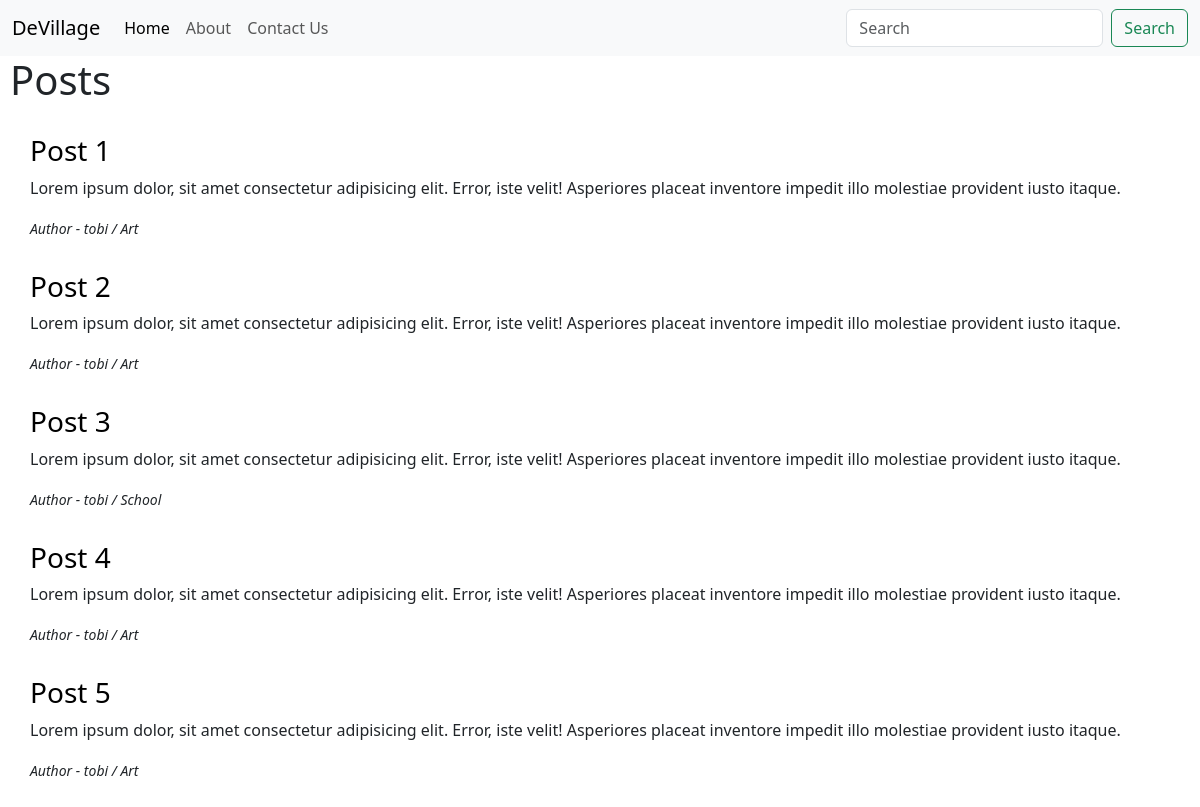
The page / on the database its author committed.
### posts/models.py (models this page shows, shortened)
class Posts(models.Model):
    category = models.ForeignKey(Category, related_name= 'posts',default='', on_delete=models.CASCADE)
    title = models.CharField(max_length=200)
    post = models.TextField(max_length= 100000, blank = False)
    created_by = models.ForeignKey(User, related_name= 'posts' ,default= User, on_delete=models.CASCADE)
    class Meta:
        verbose_name_plural = "Posts"

class Category(models.Model):
    name = models.CharField(max_length=300)
    class Meta:
        verbose_name_plural = "Categories"
    def __str__(self):
        return self.name

### posts/views.py (the view)
# urls.py: path('',views.Post,name='post'),
def Post(request):
    posts = Posts.objects.all()
    return render(request, 'templates/index.html',{
        'posts':posts
    })

### templates/index.html (shortened to what this page needs)
{%extends 'templates/base.html'%}
{%block content%}
<h1 style="margin-left: 10px;">Posts</h1>
    {%for post in posts%}
    <div style="margin: 30px;">
        <a style="text-decoration: none; color: black;" href="{%url 'post_app:details' post.id%}"><h3>{{post.title}}</h3></a>
        <p>{{post.post}}</p>
        <small><i>Author - {{post.created_by}} / {{post.category}}</i></small>
    </div>
    {%endfor%}
{%endblock%}

### templates/base.html (shortened to what this page needs)
<!DOCTYPE html>
<html lang="en">
<head>
    <link href="https://cdn.jsdelivr.net/npm/bootstrap@5.3.1/dist/css/bootstrap.min.css" rel="stylesheet">
</head>
<body>
  <nav class="navbar navbar-expand-lg bg-body-tertiary">
    <div class="container-fluid">
      <a class="navbar-brand" href="/">DeVillage</a>
      <div class="collapse navbar-collapse" id="navbarScroll">
        <ul class="navbar-nav me-auto my-2 my-lg-0 navbar-nav-scroll" style="--bs-scroll-height: 100px;">
          <li class="nav-item">
            <a class="nav-link active" aria-current="page" href="/">Home</a>
          </li>
          <li class="nav-item">
            <a class="nav-link" href="{%url 'post_app:about'%}">About</a>
          </li>
          <li class="nav-item">
            <a class="nav-link" href="{% url 'post_app:contact' %}">Contact Us</a>
          </li>
        </ul>
        <form class="d-flex" role="search">
          <input class="form-control me-2" type="search" placeholder="Search" aria-label="Search">
          <button class="btn btn-outline-success" type="submit">Search</button>
        </form>
      </div>
    </div>
  </nav>
    <div>
    {%block content%}
    {%endblock%}
    </div>
</body>
</html>

### rows shown on the page
Posts: title "Post 1", post "Lorem ipsum dolor, sit amet consectetur adipisicing elit. Error, iste velit! Asperiores placeat inventore impedit illo molestiae provident iusto itaque.", created_by "tobi", category "Art"
Posts: title "Post 2", post "Lorem ipsum dolor, sit amet consectetur adipisicing elit. Error, iste velit! Asperiores placeat inventore impedit illo molestiae provident iusto itaque.", created_by "tobi", category "Art"
Posts: title "Post 3", post "Lorem ipsum dolor, sit amet consectetur adipisicing elit. Error, iste velit! Asperiores placeat inventore impedit illo molestiae provident iusto itaque.", created_by "tobi", category "School"
Posts: title "Post 4", post "Lorem ipsum dolor, sit amet consectetur adipisicing elit. Error, iste velit! Asperiores placeat inventore impedit illo molestiae provident iusto itaque.", created_by "tobi", category "Art"
Posts: title "Post 5", post "Lorem ipsum dolor, sit amet consectetur adipisicing elit. Error, iste velit! Asperiores placeat inventore impedit illo molestiae provident iusto itaque.", created_by "tobi", category "Art"
